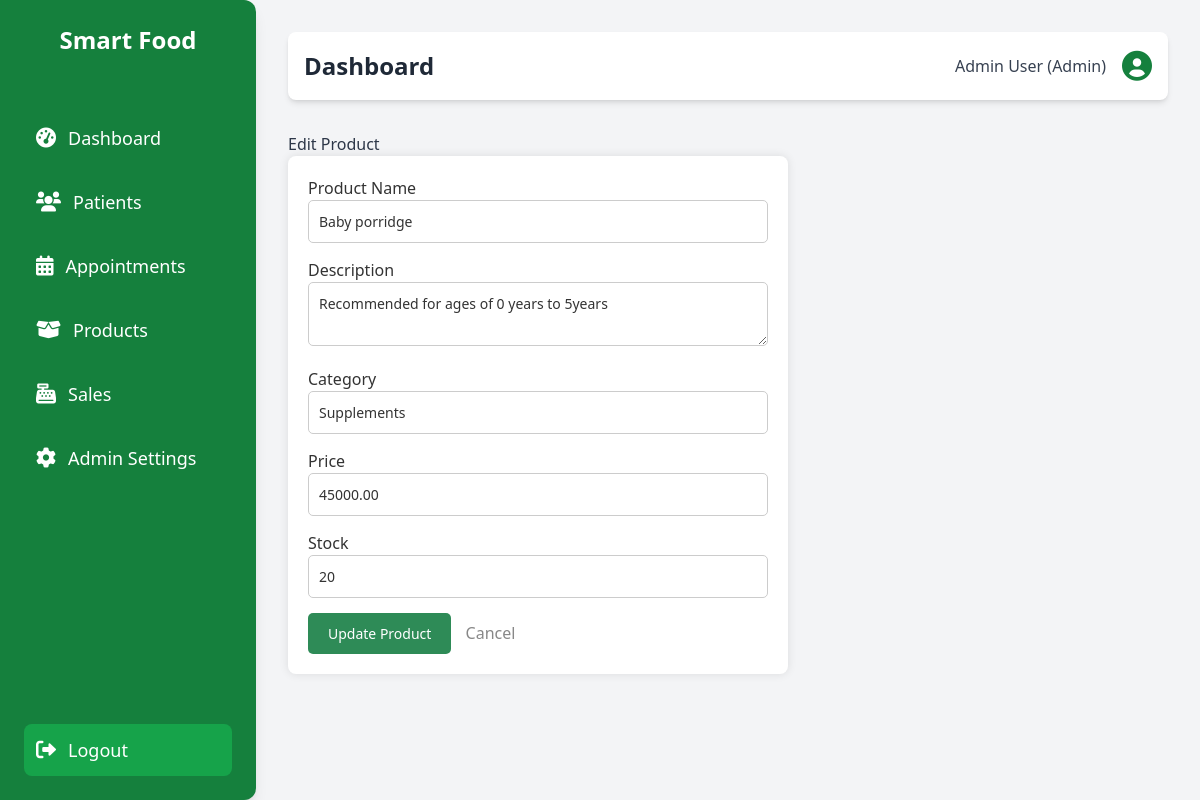
The page /products/edit.php?id=1 (signed in) on the database its author committed.
### tables this page shows
CREATE TABLE `products` (
  `id` int(11) NOT NULL,
  `product_name` varchar(255) NOT NULL,
  `description` text NOT NULL,
  `category` varchar(100) NOT NULL,
  `price` decimal(10,2) NOT NULL,
  `stock` int(11) NOT NULL,
  `created_at` timestamp NOT NULL DEFAULT current_timestamp()
);

### products/edit.php (the view, shortened to what this page needs)
<?php
include('../includes/db_connect.php');
$id = $_GET['id'] ?? null;
try {
    $stmt = $pdo->prepare("SELECT * FROM products WHERE id = :id");
    $stmt->execute([':id' => $id]);
    $product = $stmt->fetch();
} catch (PDOException $e) {
    error_log("Fetch Error: " . $e->getMessage(), 0);
    die("Error loading product.");
}
include('../includes/header.php');
?>
<h2>Edit Product</h2>
<form action="" method="POST" class="form-box">
    <label>Product Name</label>
    <input type="text" name="product_name" value="<?= htmlspecialchars($product['product_name']) ?>" required>
    <label>Description</label>
    <textarea name="description" required><?= htmlspecialchars($product['description']) ?></textarea>
    <label>Category</label>
    <input type="text" name="category" value="<?= htmlspecialchars($product['category']) ?>" required>
    <label>Price</label>
    <input type="number" step="0.01" name="price" value="<?= $product['price'] ?>" required>
    <label>Stock</label>
    <input type="number" name="stock" value="<?= $product['stock'] ?>" required>
    <button type="submit" name="update_product">Update Product</button>
    <a href="index.php" class="btn-cancel">Cancel</a>
</form>
<?php include('../includes/footer.php'); ?>

### assets/css/style.css (style rules this page uses)
body { margin: 0; padding: 0; line-height: 1.6; color: #333; -webkit-font-smoothing: antialiased; -moz-osx-font-smoothing: grayscale; }
:root { --font-family: Arial, sans-serif; --background-color: #f9f9f9; --text-color: #333; --primary-color: #2e8b57; --secondary-color: #388e3c; --hover-color: #3aa76d; --danger-color: #d9534f; --border-color: #ccc; --light-grey: #eaeaea; --table-stripe: #f8f9fa; --table-hover: #f1f8e9; --box-shadow: 0 0 10px rgba(0, 0, 0, 0.1); --border-radius: 8px; --transition: background-color 0.3s ease; }
h2 { margin-bottom: 20px; }
form.form-box { max-width: 500px; padding: 20px; background: #fff; border-radius: var(--border-radius); box-shadow: var(--box-shadow); }
form.form-box input, form.form-box textarea, form.form-box select { width: 100%; margin-bottom: 15px; padding: 10px; font-size: 14px; border: 1px solid var(--border-color); border-radius: 5px; }
form.form-box button { background-color: var(--primary-color); color: #fff; border: none; padding: 10px 20px; font-size: 14px; cursor: pointer; border-radius: 5px; }
form.form-box .btn-cancel { margin-left: 10px; color: #888; text-decoration: none; }
h1, h2, h3, h4, h5, h6 { font-weight: 600; color: #2d3748; }
input[type="text"], input[type="email"], input[type="password"], input[type="number"], input[type="date"], input[type="time"], select, textarea { border: 1px solid #d1d5db; border-radius: 0.5rem; padding: 0.75rem 1rem; width: 100%; box-sizing: border-box; transition: border-color 0.2s ease-in-out, box-shadow 0.2s ease-in-out; }

### assets/css/forms.css (style rules this page uses)
input[type="text"], input[type="email"], input[type="password"], input[type="number"], input[type="date"], input[type="time"], select, textarea { padding: 0.75rem 1rem; font-size: 1rem; }

### rows shown on the page
products: product_name "Baby porridge", description "Recommended for ages of 0 years to 5years", category "Supplements", price "45000.00", stock "20"

### other values the page prints
SITE_NAME "Smart Food"
$pageTitle "Dashboard"
$_SESSION['full_name'] "Admin User"
$_SESSION['role'] "Admin"
